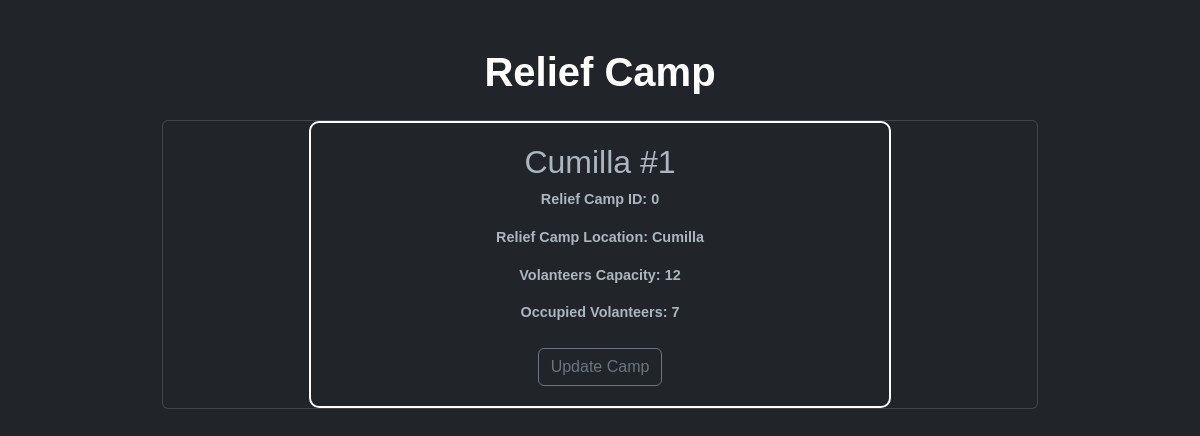
Screenshot of /rcamp (signed in) with the database file from the repository.
### models/rcamp.py (models this page shows, shortened)
class Rcamp(db.Model):
    __tablename__ = 'Reliefcamp'
    id = db.Column(db.Integer, primary_key=True, autoincrement=True)
    name = db.Column(db.String(100), nullable=False)
    location = db.Column(db.String(100), nullable=False)
    v_capacity = db.Column(db.Integer, nullable=False)
    v_occupied = db.Column(db.Integer, nullable=False)
    v_id = db.Column(db.Integer, db.ForeignKey('volunteers.volunteerid'), nullable=False)
    @staticmethod
    def get_camp_status(v_id):
        camp = Rcamp.query.filter_by(v_id=v_id).first()
        return camp

### app.py (the view, shortened to what this page needs)
@app.route('/rcamp', methods=['GET', 'POST'])
def r_camp_info():
    if "role" in session:
        if session['role'] != 'volunteer':
            return redirect(url_for('login'))
    v_id = session['user']
    if Volunteer.getVolunteer(v_id) is None:
        return redirect(url_for('login'))
    if request.method == 'GET':
        result = Rcamp.get_camp_status(v_id)
        return render_template('rcamp.html', rcamp=result)

### models/volunteer.py (called while the page is built)
    @staticmethod
    def getVolunteer(userId):
        return Volunteer.query.filter_by(userId=userId).first()

### templates/rcamp.html (shortened to what this page needs)
<!DOCTYPE html>
<html lang="en" data-bs-theme="dark">
<head>
    <link href="https://cdn.jsdelivr.net/npm/bootstrap@5.3.0/dist/css/bootstrap.min.css" rel="stylesheet">
</head>
<body>
    <div class="container container-custom my-5">
        <div style="display: flex; justify-content: center; align-items: center;">
            <h1 class="mb-4">Relief Camp</h1>
        </div>
        <div class="card display-flex justify-content-center align-items-center">
            <div class="col-md-8">
                <div class="box">
                    <h2>{{ rcamp.name }}</h2>
                    <p>Relief Camp ID: {{ rcamp.id }}</p>
                    <p>Relief Camp Location: {{ rcamp.location }}</p>
                    <p>Volanteers Capacity: {{ rcamp.v_capacity }}</p>
                    <p>Occupied Volanteers: {{ rcamp.v_occupied }}</p>
                    <button type="button" class="btn btn-outline-secondary mt-2" data-bs-toggle="modal" data-bs-target="#updateCampModal">Update Camp</button>
                </div>
            </div>
        </div>
    </div>
</body>
</html>

### templates/rcamp.html (style rules this page uses)
body { font-family: "Comic Sans MS", cursive, sans-serif; color: #fff; }
.box { border: 2px solid #fff; padding: 20px; border-radius: 10px; text-align: center; font-weight: bold; }
.container-custom { max-width: 900px; display: flex; flex-direction: column; }
h1 { font-weight: bold; }
p { font-size: 0.9em; }

### rows the page displays
Rcamp: name "Cumilla #1", id "0", location "Cumilla", v_capacity "12", v_occupied "7"
